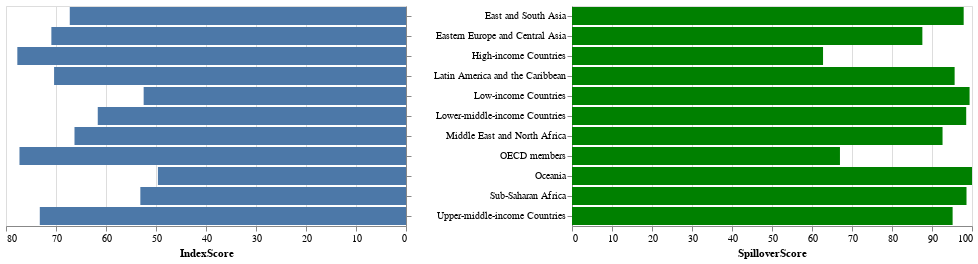

The cell this chart's notebook holds for it:
### Code cell
chartindex = alt.Chart(df_sdg_spillover).mark_bar().encode(
    x=alt.X('IndexScore:Q', scale=alt.Scale(reverse=True)),
    y=alt.Y("Country:N", axis=alt.Axis(orient='right',title='',labels=False))
)

chartspill = alt.Chart(df_sdg_spillover).mark_bar(color='green').encode(
    x='SpilloverScore:Q',
    y=alt.Y("Country:N", axis=alt.Axis(title=''))
)

chart = chartindex | chartspill
chart

### Figure 1 — Vega-Lite specification as saved in the notebook (floating-point values rounded to 4 significant figures)
{"config": {"view": {"continuousWidth": 400, "continuousHeight": 300}}, "hconcat": [{"mark": "bar", "encoding": {"x": {"field": "IndexScore", "scale": {"reverse": true}, "type": "quantitative"}, "y": {"axis": {"labels": false, "orient": "right", "title": ""}, "field": "Country", "type": "nominal"}}}, {"mark": {"type": "bar", "color": "green"}, "encoding": {"x": {"field": "SpilloverScore", "type": "quantitative"}, "y": {"axis": {"title": ""}, "field": "Country", "type": "nominal"}}}], "data": {"name": "data-77d2cf12f468ee11a0d4e04f9828283b"}, "$schema": "https://vega.github.io/schema/vega-lite/v4.17.0.json", "datasets": {"data-77d2cf12f468ee11a0d4e04f9828283b": [{"Country": "Eastern Europe and Central Asia", "IndexScore": 70.93, "SpilloverScore": 87.59}, {"Country": "East and South Asia", "IndexScore": 67.25, "SpilloverScore": 97.92}, {"Country": "Latin America and the Caribbean", "IndexScore": 70.38, "SpilloverScore": 95.66}, {"Country": "Middle East and North Africa", "IndexScore": 66.3, "SpilloverScore": 92.64}, {"Country": "Oceania", "IndexScore": 49.62, "SpilloverScore": 100.0}, {"Country": "Sub-Saharan Africa", "IndexScore": 53.13, "SpilloverScore": 98.63}, {"Country": "OECD members", "IndexScore": 77.3, "SpilloverScore": 66.99}, {"Country": "Low-income Countries", "IndexScore": 52.47, "SpilloverScore": 99.4}, {"Country": "Lower-middle-income Countries", "IndexScore": 61.65, "SpilloverScore": 98.55}, {"Country": "Upper-middle-income Countries", "IndexScore": 73.24, "SpilloverScore": 95.16}, {"Country": "High-income Countries", "IndexScore": 77.73, "SpilloverScore": 62.76}]}}
